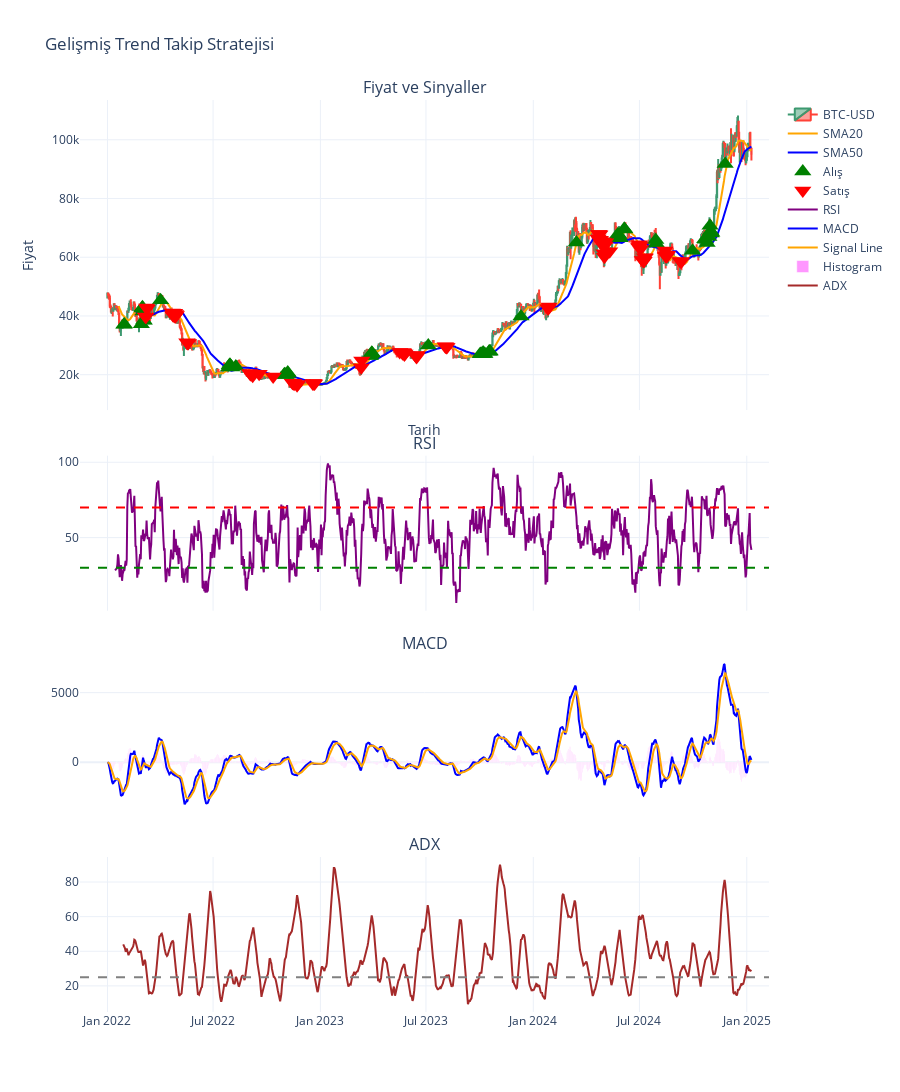

Notebook source saved alongside this figure:
### Code cell
run_strategy()

### Figure 1 — Plotly figure (JSON) as saved in the notebook; plotly's stock layout.template omitted (floating-point values rounded to 4 significant figures; data arrays with more than 128 entries replaced by an {"elided": "..."} marker saying what was removed)
{"data": [{"close": {"elided": "1104 float values"}, "high": {"elided": "1104 float values"}, "low": {"elided": "1104 float values"}, "name": "BTC-USD", "open": {"elided": "1104 float values"}, "type": "candlestick", "x": {"elided": "1104 str values"}, "xaxis": "x", "yaxis": "y"}, {"line": {"color": "orange"}, "name": "SMA20", "type": "scatter", "x": {"elided": "1104 str values"}, "xaxis": "x", "y": {"elided": "1104 float values"}, "yaxis": "y"}, {"line": {"color": "blue"}, "name": "SMA50", "type": "scatter", "x": {"elided": "1104 str values"}, "xaxis": "x", "y": {"elided": "1104 float values"}, "yaxis": "y"}, {"marker": {"color": "green", "size": 15, "symbol": "triangle-up"}, "mode": "markers", "name": "Alış", "type": "scatter", "x": ["2022-01-29T00:00:00", "2022-01-30T00:00:00", "2022-02-28T00:00:00", "2022-03-01T00:00:00", "2022-03-02T00:00:00", "2022-03-03T00:00:00", "2022-03-04T00:00:00", "2022-03-05T00:00:00", "2022-04-02T00:00:00", "2022-07-28T00:00:00", "2022-07-29T00:00:00", "2022-07-30T00:00:00", "2022-07-31T00:00:00", "2022-08-01T00:00:00", "2022-08-02T00:00:00", "2022-08-09T00:00:00", "2022-10-31T00:00:00", "2022-11-01T00:00:00", "2022-11-02T00:00:00", "2022-11-03T00:00:00", "2022-11-06T00:00:00", "2022-11-07T00:00:00", "2023-03-27T00:00:00", "2023-03-28T00:00:00", "2023-03-29T00:00:00", "2023-03-30T00:00:00", "2023-03-31T00:00:00", "2023-07-05T00:00:00", "2023-10-02T00:00:00", "2023-10-03T00:00:00", "2023-10-04T00:00:00", "2023-10-05T00:00:00", "2023-10-06T00:00:00", "2023-10-07T00:00:00", "2023-10-09T00:00:00", "2023-10-10T00:00:00", "2023-10-17T00:00:00", "2023-10-18T00:00:00", "2023-10-19T00:00:00", "2023-12-11T00:00:00", "2024-03-15T00:00:00", "2024-05-25T00:00:00", "2024-05-26T00:00:00", "2024-05-27T00:00:00", "2024-05-28T00:00:00", "2024-05-29T00:00:00", "2024-06-05T00:00:00", "2024-06-06T00:00:00", "2024-07-29T00:00:00", "2024-07-30T00:00:00", "2024-09-30T00:00:00", "2024-10-21T00:00:00", "2024-10-22T00:00:00", "2024-10-25T00:00:00", "2024-10-28T00:00:00", "2024-10-30T00:00:00", "2024-10-31T00:00:00", "2024-11-01T00:00:00", "2024-11-02T00:00:00", "2024-11-25T00:00:00"], "xaxis": "x", "y": [37030.0, 37060.0, 37140.0, 42520.0, 43000.0, 41500.0, 38420.0, 38390.0, 45320.0, 22500.0, 23250.0, 23340.0, 23040.0, 22660.0, 22480.0, 22750.0, 20080.0, 20160.0, 19890.0, 19890.0, 20710.0, 20290.0, 26340.0, 26410.0, 26990.0, 27440.0, 27310.0, 29920.0, 27070.0, 26940.0, 26980.0, 27100.0, 26940.0, 27590.0, 27030.0, 27030.0, 27830.0, 27890.0, 27900.0, 39830.0, 64970.0, 67830.0, 67500.0, 67550.0, 66550.0, 66430.0, 69690.0, 69420.0, 65870.0, 64670.0, 62240.0, 66160.0, 65920.0, 64870.0, 66860.0, 70700.0, 68890.0, 68090.0, 68340.0, 91720.0], "yaxis": "y"}, {"marker": {"color": "red", "size": 15, "symbol": "triangle-down"}, "mode": "markers", "name": "Satış", "type": "scatter", "x": ["2022-03-07T00:00:00", "2022-03-08T00:00:00", "2022-03-09T00:00:00", "2022-03-10T00:00:00", "2022-04-22T00:00:00", "2022-04-23T00:00:00", "2022-04-24T00:00:00", "2022-04-25T00:00:00", "2022-04-26T00:00:00", "2022-04-27T00:00:00", "2022-04-28T00:00:00", "2022-04-29T00:00:00", "2022-05-17T00:00:00", "2022-05-19T00:00:00", "2022-09-02T00:00:00", "2022-09-03T00:00:00", "2022-09-04T00:00:00", "2022-09-05T00:00:00", "2022-09-07T00:00:00", "2022-09-18T00:00:00", "2022-10-12T00:00:00", "2022-11-14T00:00:00", "2022-11-15T00:00:00", "2022-11-16T00:00:00", "2022-11-17T00:00:00", "2022-11-22T00:00:00", "2022-11-23T00:00:00", "2022-12-19T00:00:00", "2022-12-20T00:00:00", "2022-12-21T00:00:00", "2022-12-22T00:00:00", "2023-03-12T00:00:00", "2023-03-13T00:00:00", "2023-05-17T00:00:00", "2023-05-22T00:00:00", "2023-05-23T00:00:00", "2023-05-24T00:00:00", "2023-05-25T00:00:00", "2023-05-26T00:00:00", "2023-06-13T00:00:00", "2023-06-14T00:00:00", "2023-06-15T00:00:00", "2023-06-16T00:00:00", "2023-08-03T00:00:00", "2023-08-04T00:00:00", "2023-08-05T00:00:00", "2023-08-06T00:00:00", "2024-01-26T00:00:00", "2024-01-27T00:00:00", "2024-01-28T00:00:00", "2024-04-21T00:00:00", "2024-04-22T00:00:00", "2024-04-23T00:00:00", "2024-04-24T00:00:00", "2024-04-25T00:00:00", "2024-04-26T00:00:00", "2024-04-27T00:00:00", "2024-04-28T00:00:00", "2024-04-29T00:00:00", "2024-04-30T00:00:00", "2024-05-01T00:00:00", "2024-05-02T00:00:00", "2024-05-03T00:00:00", "2024-05-04T00:00:00", "2024-05-11T00:00:00", "2024-06-30T00:00:00", "2024-07-01T00:00:00", "2024-07-02T00:00:00", "2024-07-03T00:00:00", "2024-07-06T00:00:00", "2024-07-07T00:00:00", "2024-07-08T00:00:00", "2024-07-09T00:00:00", "2024-07-10T00:00:00", "2024-07-11T00:00:00", "2024-08-14T00:00:00", "2024-08-15T00:00:00", "2024-08-16T00:00:00", "2024-08-17T00:00:00", "2024-08-18T00:00:00", "2024-09-09T00:00:00", "2024-09-10T00:00:00", "2024-09-11T00:00:00"], "xaxis": "x", "y": [39820.0, 39700.0, 42890.0, 42420.0, 41190.0, 40340.0, 40240.0, 40900.0, 41120.0, 39790.0, 40670.0, 40290.0, 31000.0, 30740.0, 20610.0, 20240.0, 20200.0, 20230.0, 19620.0, 20330.0, 19400.0, 17280.0, 17220.0, 17130.0, 16890.0, 16420.0, 16800.0, 16980.0, 17180.0, 17090.0, 17040.0, 22410.0, 24800.0, 27740.0, 27320.0, 27710.0, 27500.0, 26860.0, 27190.0, 26640.0, 26300.0, 25990.0, 26730.0, 29670.0, 29600.0, 29390.0, 29450.0, 42630.0, 42620.0, 43230.0, 66380.0, 67910.0, 67870.0, 67750.0, 65930.0, 65440.0, 64540.0, 64960.0, 64820.0, 65350.0, 61390.0, 60200.0, 63950.0, 65140.0, 62070.0, 63520.0, 64410.0, 63840.0, 62810.0, 59060.0, 58950.0, 58710.0, 58820.0, 59950.0, 59890.0, 62300.0, 60440.0, 60450.0, 60290.0, 60870.0, 58620.0, 58610.0, 58570.0], "yaxis": "y"}, {"line": {"color": "purple"}, "name": "RSI", "type": "scatter", "x": {"elided": "1104 str values"}, "xaxis": "x2", "y": {"elided": "1104 float values"}, "yaxis": "y2"}, {"line": {"color": "blue"}, "name": "MACD", "type": "scatter", "x": {"elided": "1104 str values"}, "xaxis": "x3", "y": {"elided": "1104 float values"}, "yaxis": "y3"}, {"line": {"color": "orange"}, "name": "Signal Line", "type": "scatter", "x": {"elided": "1104 str values"}, "xaxis": "x3", "y": {"elided": "1104 float values"}, "yaxis": "y3"}, {"name": "Histogram", "type": "bar", "x": {"elided": "1104 str values"}, "xaxis": "x3", "y": {"elided": "1104 float values"}, "yaxis": "y3"}, {"line": {"color": "brown"}, "name": "ADX", "type": "scatter", "x": {"elided": "1104 str values"}, "xaxis": "x4", "y": {"elided": "1104 float values"}, "yaxis": "y4"}], "layout": {"annotations": [{"font": {"size": 16}, "showarrow": false, "text": "Fiyat ve Sinyaller", "x": 0.5, "xanchor": "center", "xref": "paper", "y": 1, "yanchor": "bottom", "yref": "paper"}, {"font": {"size": 16}, "showarrow": false, "text": "RSI", "x": 0.5, "xanchor": "center", "xref": "paper", "y": 0.61, "yanchor": "bottom", "yref": "paper"}, {"font": {"size": 16}, "showarrow": false, "text": "MACD", "x": 0.5, "xanchor": "center", "xref": "paper", "y": 0.39, "yanchor": "bottom", "yref": "paper"}, {"font": {"size": 16}, "showarrow": false, "text": "ADX", "x": 0.5, "xanchor": "center", "xref": "paper", "y": 0.17, "yanchor": "bottom", "yref": "paper"}], "height": 1200, "shapes": [{"line": {"color": "red", "dash": "dash"}, "type": "line", "x0": 0, "x1": 1, "xref": "x2 domain", "y0": 70, "y1": 70, "yref": "y2"}, {"line": {"color": "green", "dash": "dash"}, "type": "line", "x0": 0, "x1": 1, "xref": "x2 domain", "y0": 30, "y1": 30, "yref": "y2"}, {"line": {"color": "gray", "dash": "dash"}, "type": "line", "x0": 0, "x1": 1, "xref": "x4 domain", "y0": 25, "y1": 25, "yref": "y4"}], "title": {"text": "Gelişmiş Trend Takip Stratejisi"}, "xaxis": {"anchor": "y", "domain": [0, 1], "matches": "x4", "rangeslider": {"visible": false}, "showticklabels": false, "title": {"text": "Tarih"}}, "xaxis2": {"anchor": "y2", "domain": [0, 1], "matches": "x4", "showticklabels": false}, "xaxis3": {"anchor": "y3", "domain": [0, 1], "matches": "x4", "showticklabels": false}, "xaxis4": {"anchor": "y4", "domain": [0, 1]}, "yaxis": {"anchor": "x", "domain": [0.66, 1], "title": {"text": "Fiyat"}}, "yaxis2": {"anchor": "x2", "domain": [0.44, 0.61]}, "yaxis3": {"anchor": "x3", "domain": [0.22, 0.39]}, "yaxis4": {"anchor": "x4", "domain": [0, 0.17]}}}
